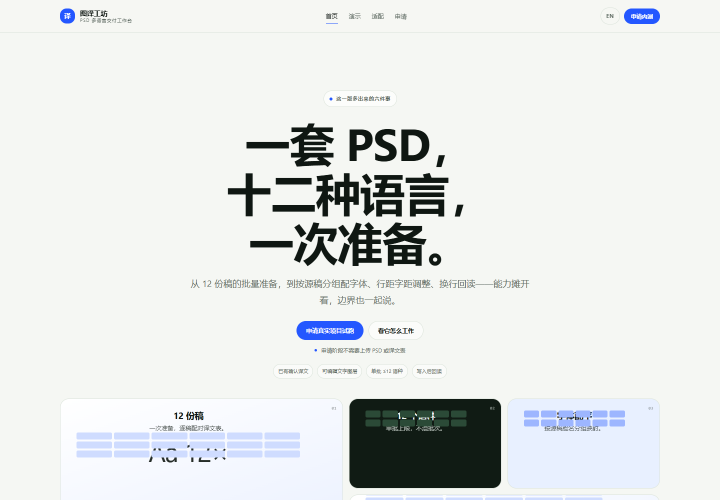
#> input picture 运营/site20_20261028/screens/02-features-bento-home-1440.png, 1440 x 1000 px (shown at 1/2 size); its folder holds 4 pictures in this run
$ python contact.py
#> lines starting #> are read from the running program, lines starting #| are printed output that depends on the picture
from PIL import Image, ImageDraw
import os, sys

here = os.path.dirname(os.path.abspath(__file__))
screens = os.path.join(here, '..', 'screens')
lang = sys.argv[1] if len(sys.argv) > 1 else 'zh'
suffix = '-home-1440-en.png' if lang == 'en' else '-home-1440.png'
files = sorted(f for f in os.listdir(screens) if f.endswith(suffix))
cols, tw, th, band = 4, 480, 333, 22
rows = (len(files) + cols - 1) // cols
sheet = Image.new('RGB', (cols * tw, rows * (th + band)), '#111111')
#> sheet: PIL image 1920x355 RGB; every value is 17
draw = ImageDraw.Draw(sheet)
for i, f in enumerate(files):
    im = Image.open(os.path.join(screens, f)).convert('RGB').resize((tw, th))
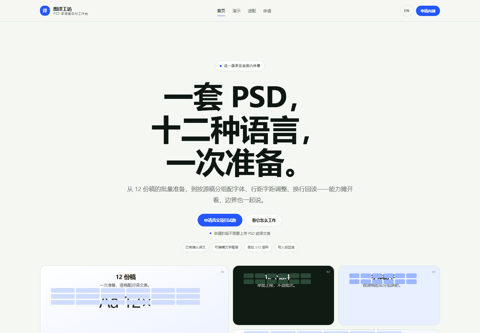
#> im: PIL image 480x333 RGB; mean R, G, B 226.8, 230.1, 228.8
    x, y = (i % cols) * tw, (i // cols) * (th + band)
    sheet.paste(im, (x, y + band))
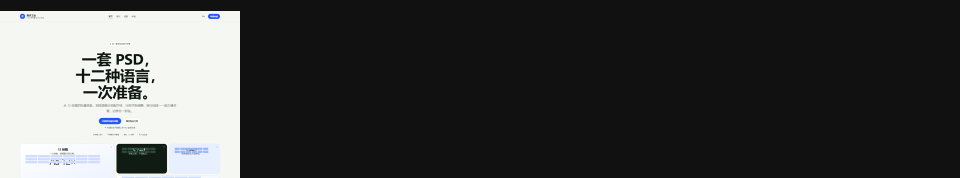
#> sheet: PIL image 1920x355 RGB (shown at 1/2 size); mean R, G, B 66.2, 67, 66.7
    draw.text((x + 8, y + 5), f.replace('-home-1440-en.png', '').replace('-home-1440.png', ''), fill='#ffffff')
#> pass 2 of the loop `for i, f in enumerate(files):`:
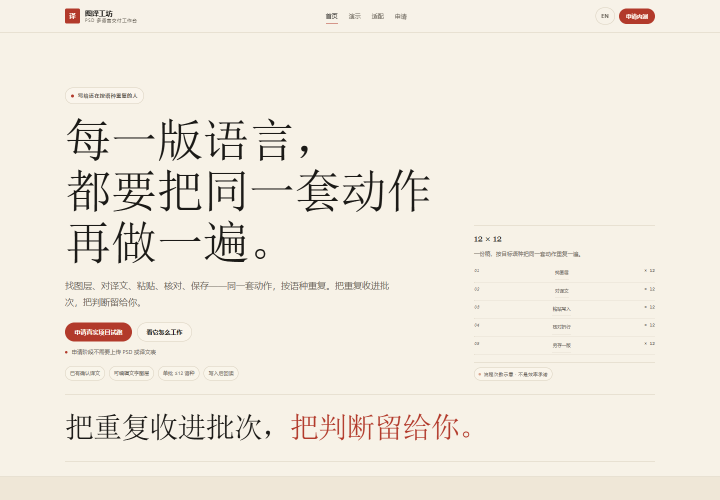
#> input picture 运营/site20_20261028/screens/03-pain-editorial-home-1440.png, 1440 x 1000 px (shown at 1/2 size)
#> `im = Image.open(os.path.join(screens, f)).convert('RGB').resize((tw, t..`:
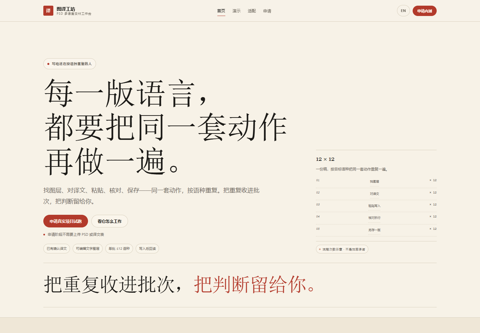
#> im: PIL image 480x333 RGB; mean R, G, B 240.9, 235, 223.9
#> `sheet.paste(im, (x, y + band))`:
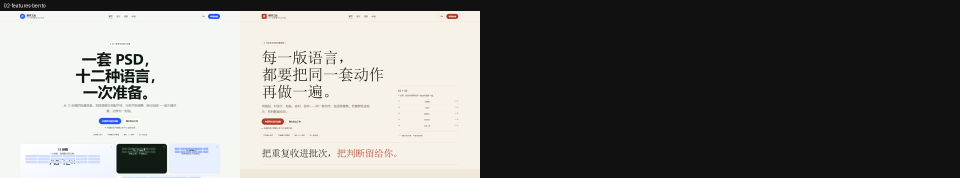
#> sheet: PIL image 1920x355 RGB (shown at 1/2 size); mean R, G, B 118.8, 118.1, 115.3
out = os.path.join(screens, 'contact-%s.png' % lang)
sheet.save(out)
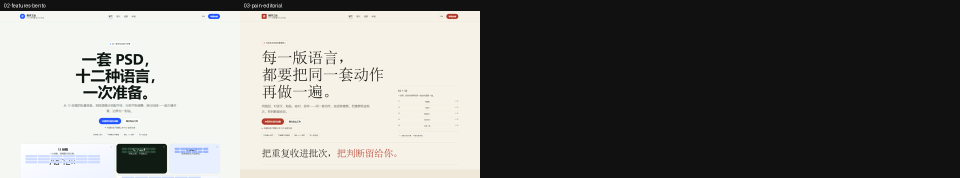
#> saved as contact-zh.png: PIL image 1920x355 RGB (shown at 1/2 size); mean R, G, B 118.8, 118.2, 115.3
print(out, sheet.size, len(files))
#| 运营/site20_20261028/_build/../screens/contact-zh.png (1920, 355) 2
